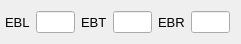
  <widget class="QWidget" name="horizontalLayoutWidget_29">
   <property name="geometry">
    <rect>
     <x>270</x>
     <y>430</y>
     <width>241</width>
     <height>28</height>
    </rect>
   </property>
   <layout class="QHBoxLayout" name="horizontalLayout_29">
    <property name="leftMargin">
     <number>5</number>
    </property>
    <item>
     <widget class="QLabel" name="label_66">
      <property name="font">
       <font>
        <pointsize>10</pointsize>
       </font>
      </property>
      <property name="text">
       <string>EBL</string>
      </property>
     </widget>
    </item>
    <item>
     <widget class="QLineEdit" name="ebl_vol_pm">
      <property name="maximumSize">
       <size>
        <width>40</width>
        <height>16777215</height>
       </size>
      </property>
      <property name="alignment">
       <set>Qt::AlignRight|Qt::AlignTrailing|Qt::AlignVCenter</set>
      </property>
     </widget>
    </item>
    <item>
     <widget class="QLabel" name="label_67">
      <property name="font">
       <font>
        <pointsize>10</pointsize>
       </font>
      </property>
      <property name="text">
       <string>EBT</string>
      </property>
     </widget>
    </item>
    <item>
     <widget class="QLineEdit" name="ebt_vol_pm">
      <property name="maximumSize">
       <size>
        <width>40</width>
        <height>16777215</height>
       </size>
      </property>
      <property name="alignment">
       <set>Qt::AlignRight|Qt::AlignTrailing|Qt::AlignVCenter</set>
      </property>
     </widget>
    </item>
    <item>
     <widget class="QLabel" name="label_68">
      <property name="font">
       <font>
        <pointsize>10</pointsize>
       </font>
      </property>
      <property name="text">
       <string>EBR</string>
      </property>
     </widget>
    </item>
    <item>
     <widget class="QLineEdit" name="ebr_vol_pm">
      <property name="maximumSize">
       <size>
        <width>40</width>
        <height>16777215</height>
       </size>
      </property>
      <property name="alignment">
       <set>Qt::AlignRight|Qt::AlignTrailing|Qt::AlignVCenter</set>
      </property>
     </widget>
    </item>
   </layout>
  </widget>
